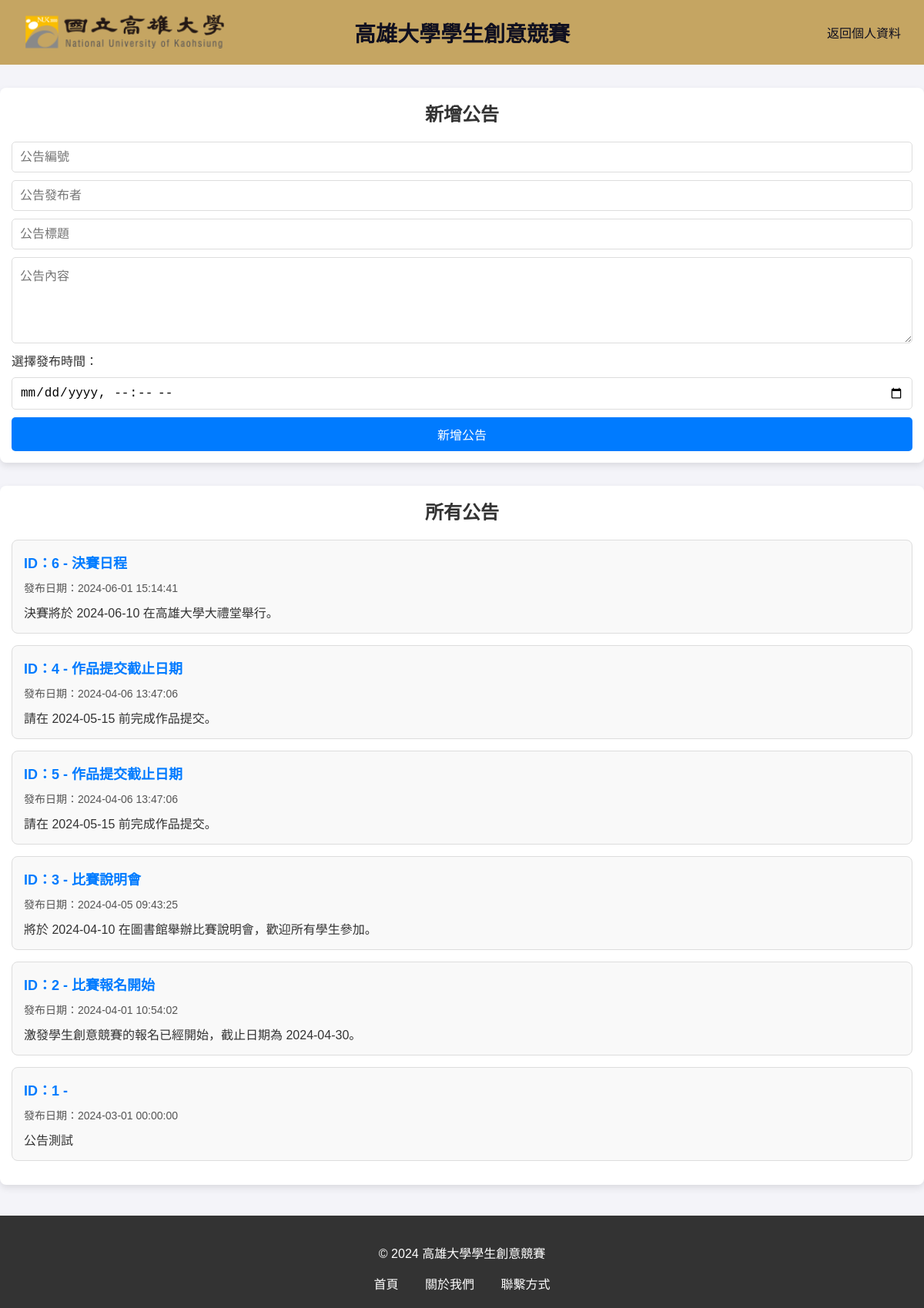
Screenshot of /admin/create_announcement.php with the database file from the repository.
### tables this page shows
CREATE TABLE `announcement` (
  `aid` int(11) NOT NULL,
  `ssn` varchar(15) NOT NULL,
  `title` varchar(200) DEFAULT NULL,
  `content` text NOT NULL,
  `datetime` datetime NOT NULL
);

### admin/create_announcement.php (the view, shortened to what this page needs)
<?php
    require_once("../library/connection.php");
    $sql_query_announcements = "SELECT aid, title, content, datetime FROM announcement ORDER BY datetime DESC";
    $result_announcements = mysqli_query($link, $sql_query_announcements);
    $announcements = [];
    if ($result_announcements && mysqli_num_rows($result_announcements) > 0) {
        while ($row = mysqli_fetch_assoc($result_announcements)) {
            $announcements[] = $row;
        }
    }
?>
<!DOCTYPE html>
<html lang="en">
<head>
</head>
<body>
    <div class="navbar">
        <div class="logo">
            <img src="../img/logo.png" alt="Logo">
        </div>
        <div class="site-name">高雄大學學生創意競賽</div>
        <div class="auth-links">
        <a href="../view/console.php">返回個人資料</a>
        </div>
    </div>
    <div class="form-container">
        <div class="form-header">新增公告</div>
        <form action="" method="POST">
            <input type="number" name="aid" placeholder="公告編號" required>
            <input type="ssn" name="ssn" placeholder="公告發布者" required>
            <input type="text" name="title" placeholder="公告標題" required>
            <textarea name="content" rows="5" placeholder="公告內容" required></textarea>
            <label>選擇發布時間：</label>
            <input type="datetime-local" name="datetime">
            <button type="submit">新增公告</button>
        </form>
    </div>
    <div class="announcement-container">
        <div class="announcement-header">所有公告</div>
        <ul class="announcement-list">
            <?php if (!empty($announcements)): ?>
                <?php foreach ($announcements as $announcement): ?>
                    <li class="announcement-item">
                        <div class="announcement-title">
                            ID：<?= htmlspecialchars($announcement["aid"]) ?> - <?= htmlspecialchars($announcement["title"]) ?>
                        </div>
                        <div class="announcement-date">
                            發布日期：<?= htmlspecialchars($announcement["datetime"]) ?>
                        </div>
                        <div class="announcement-content">
                            <?= nl2br(htmlspecialchars($announcement["content"])) ?>
                        </div>
                    </li>
                <?php endforeach; ?>
            <?php else: ?>
                <li class="announcement-item">目前沒有公告。</li>
            <?php endif; ?>
        </ul>
    </div>
    <div class="footer">
        <p>&copy; 2024 高雄大學學生創意競賽</p>
        <a href="index.php">首頁</a>
        <a href="#">關於我們</a>
        <a href="#">聯繫方式</a>
    </div>
</body>
</html>

### admin/create_announcement.php (style rules this page uses)
body { font-family: Arial, sans-serif; margin: 0; padding: 0; background-color: #f4f4f9; color: #333; }
.navbar { display: flex; justify-content: space-between; align-items: center; padding: 15px 30px; background-color: #c5a562; color: white; position: relative; }
.navbar .logo img { height: 50px; margin-right: 15px; }
.navbar .site-name { font-size: 28px; color: #101020; font-weight: bold; position: absolute; left: 50%; transform: translateX(-50%); }
.navbar .auth-links a { color: #101020; text-decoration: none; margin-left: 15px; font-size: 16px; transition: color 0.3s ease; }
.announcement-container, .form-container { max-width: 1200px; margin: 30px auto; padding: 15px; background: white; border-radius: 8px; box-shadow: 0 4px 10px rgba(0, 0, 0, 0.1); }
.announcement-header, .form-header { font-size: 24px; font-weight: bold; margin-bottom: 20px; text-align: center; }
.announcement-list { list-style: none; padding: 0; }
.announcement-item { padding: 15px; margin-bottom: 15px; border: 1px solid #ddd; border-radius: 8px; background: #f9f9f9; transition: box-shadow 0.3s ease; }
.announcement-title { font-size: 18px; font-weight: bold; color: #007BFF; margin-bottom: 10px; }
.announcement-date { font-size: 14px; color: #555; margin-bottom: 10px; }
.announcement-content { font-size: 16px; color: #333; }
.footer { text-align: center; background-color: #333; color: white; padding: 20px; margin-top: 40px; }
.footer a { color: white; text-decoration: none; margin: 0 15px; font-size: 16px; }
.form-container form { display: flex; flex-direction: column; gap: 10px; }
.form-container input, .form-container textarea { padding: 10px; font-size: 16px; border: 1px solid #ddd; border-radius: 5px; }
.form-container button { padding: 10px; font-size: 16px; background-color: #007BFF; color: white; border: none; border-radius: 5px; cursor: pointer; }

### rows the page displays
announcement: aid "6", title "決賽日程", datetime "2024-06-01 15:14:41", content "決賽將於 2024-06-10 在高雄大學大禮堂舉行。"
announcement: aid "4", title "作品提交截止日期", datetime "2024-04-06 13:47:06", content "請在 2024-05-15 前完成作品提交。"
announcement: aid "5", title "作品提交截止日期", datetime "2024-04-06 13:47:06", content "請在 2024-05-15 前完成作品提交。"
announcement: aid "3", title "比賽說明會", datetime "2024-04-05 09:43:25", content "將於 2024-04-10 在圖書館舉辦比賽說明會，歡迎所有學生參加。"
announcement: aid "2", title "比賽報名開始", datetime "2024-04-01 10:54:02", content "激發學生創意競賽的報名已經開始，截止日期為 2024-04-30。"
announcement: aid "1", datetime "2024-03-01 00:00:00", content "公告測試"
